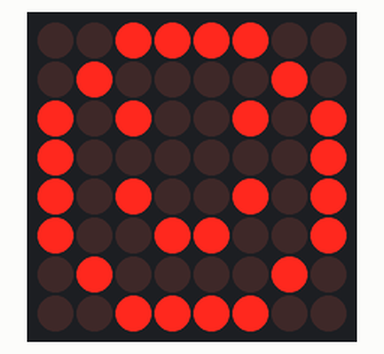
Simulated run of this sketch. Board: Arduino Uno, built with avr-gcc and run on an emulated ATmega328P. On the bench: 8×8 LED matrix.

Above: at 0.1 s.
At 30.1 s:
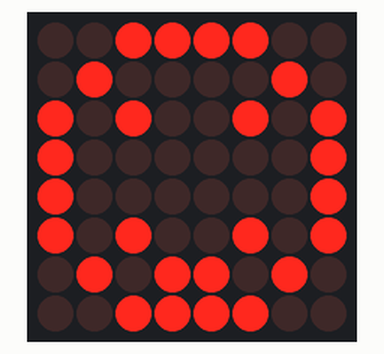
At 60.1 s:
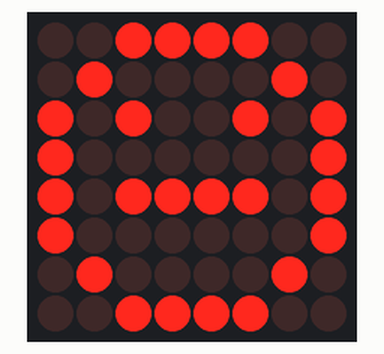
At 90.1 s:
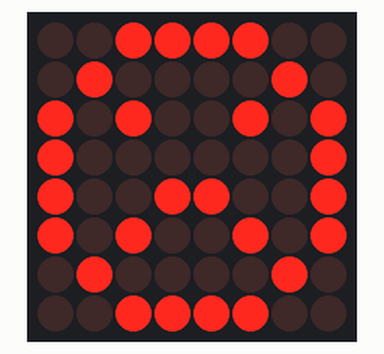

The sketch:

sketch_aug22e.ino
```cpp
#include <LedControl.h>  // Include the LedControl library

// Define the connections to the LED dot matrix
const int dataPin = 11;
const int clockPin = 13;
const int csPin = 10;
LedControl lc = LedControl(dataPin, clockPin, csPin, 1); // Adjust the last parameter if using multiple matrices

// Define the LED matrix dimensions
const int matrixWidth = 8;
const int matrixHeight = 8;

// Define patterns for different emotions
byte happyPattern[matrixHeight] = {
  B00111100,
  B01000010,
  B10100101,
  B10000001,
  B10100101,
  B10011001,
  B01000010,
  B00111100
};

byte sadPattern[matrixHeight] = {
  B00111100,
  B01000010,
  B10100101,
  B10000001,
  B10000001,
  B10100101,
  B01011010,
  B00111100
};

byte surprisedPattern[matrixHeight] = {
  B00111100,
  B01000010,
  B10100101,
  B10000001,
  B10111101,
  B10000001,
  B01000010,
  B00111100
};

byte angryPattern[matrixHeight] = {
  B00111100,
  B01000010,
  B10100101,
  B10000001,
  B10011001,
  B10100101,
  B01000010,
  B00111100
};

void setup() {
  // Initialize the LED matrix
  lc.shutdown(0, false); // Wake up the matrix
  lc.setIntensity(0, 8); // Set the brightness (0-15)
  lc.clearDisplay(0); // Clear the display
}

void loop() {
  // Display different emotion patterns
  displayPattern(happyPattern);
  delay(30000);

  displayPattern(sadPattern);
  delay(30000);

  displayPattern(surprisedPattern);
  delay(30000);

  displayPattern(angryPattern);
  delay(30000);
}

void displayPattern(const byte* pattern) {
  for (int row = 0; row < matrixHeight; row++) {
    lc.setRow(0, row, pattern[row]); // Set the LEDs for each row
  }
}
```

Measured:
- what the display in image 1 shows lasts 30.0 s, from 30.0 s to 60.0 s
